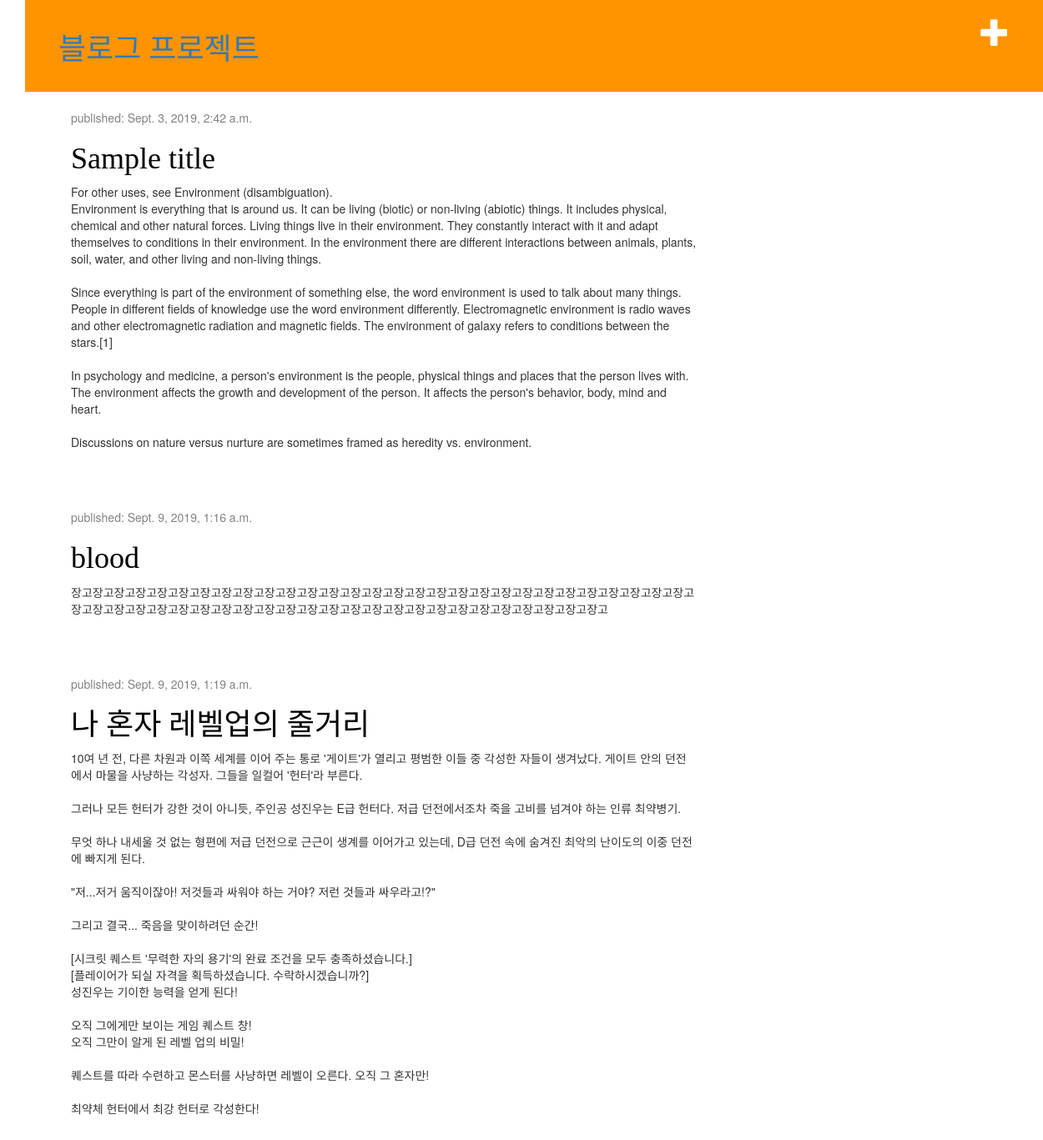
The page / on the database its author committed.
### blog/models.py (models this page shows, shortened)
class Post(models.Model):
    author = models.ForeignKey('auth.User', on_delete=models.CASCADE)
    title = models.CharField(max_length=200)
    text = models.TextField()
    created_date = models.DateTimeField(
            default=timezone.now)
    published_date = models.DateTimeField(
            blank=True, null=True)

### blog/views.py (the view)
# urls.py: path('', views.post_list, name='post_list'),
def post_list(request):
    posts =Post.objects.filter(
        published_date__lte=timezone.now()).order_by('published_date')
    return render(request, 'blog/post_list.html',{'posts':posts})

### blog/templates/blog/post_list.html
{% extends 'blog/base.html' %}
{% block content %}
	{% for post in posts %}
		<div class="post">
			<div class="date">
				<p>published: {{ post.published_date }}</p>
			</div>
			<h1><a href="{%url 'post_detail' post.pk %}">{{ post.title }}</a></h1>
			<p>{{ post.text|linebreaksbr }}</p>
		</div>
	{% endfor %}
{% endblock %}

### blog/templates/blog/base.html (shortened to what this page needs)
{% load static %}
<html>
    <head>
     	<link rel="stylesheet" href="//maxcdn.bootstrapcdn.com/bootstrap/3.2.0/css/bootstrap.min.css">
		<link rel="stylesheet" href="//maxcdn.bootstrapcdn.com/bootstrap/3.2.0/css/bootstrap-theme.min.css">
		<link rel="stylesheet" href="{% static 'css/blog.css' %}">
    </head>
    <body>
		<div class="page-header">
		  	 <a href="{% url 'post_new' %}" class="top-menu"><span class="glyphicon glyphicon-plus"></span></a>
		    <h1><a href="/">블로그 프로젝트</a></h1>
		</div>
		<div class="content container">
			<div class="row">
				<div class="col-md-8">
			    	{% block content %}
			    	{% endblock %}
				</div>
			</div>
		</div>
    </body>
</html>

### blog/static/css/blog.css (style rules this page uses)
body { padding-left: 30px; }
.page-header { background-color: #ff9400; margin-top: 0; padding: 20px 20px 20px 40px }
.content { margin-left: 40px; }
h1, h2, h3, h4 { font-family: 'Sunclower', cursive; }
.date { color: #828282; }
.top-menu, .top-menu:hover, .top-menu:visited { color: #ffffff; float: right; font-size: 26pt; margin-right: 20px; }
.post { margin-bottom: 70px; }
.post h1 a, .post h1 a:visited { color: #000000; }

### rows shown on the page
Post: published_date "Sept. 3, 2019, 2:42 a.m.", title "Sample title", text "For other uses, see Environment (disambiguation). Environment is everything that is around us. It can be living (biotic) or non-living (abiotic) things. It includes physical, chemical and other natural forces. Living things live in their environment. They constantly interact with it and adapt themselves to conditions in their environment. In the environment there are different interactions between animals, plants, soil, water, and other living and non-living things. Since everything is part of the environment of something else, the word environment is used to talk about many things. People in different fields of knowledge use the word environment differently. Electromagnetic environment is…"
Post: published_date "Sept. 9, 2019, 1:16 a.m.", title "blood", text "장고장고장고장고장고장고장고장고장고장고장고장고장고장고장고장고장고장고장고장고장고장고장고장고장고장고장고장고장고장고장고장고장고장고장고장고장고장고장고장고장고장고장고장고장고장고장고장고장고장고장고장고장고장고"
Post: published_date "Sept. 9, 2019, 1:19 a.m.", title "나 혼자 레벨업의 줄거리", text "10여 년 전, 다른 차원과 이쪽 세계를 이어 주는 통로 '게이트'가 열리고 평범한 이들 중 각성한 자들이 생겨났다. 게이트 안의 던전에서 마물을 사냥하는 각성자. 그들을 일컬어 '헌터'라 부른다. 그러나 모든 헌터가 강한 것이 아니듯, 주인공 성진우는 E급 헌터다. 저급 던전에서조차 죽을 고비를 넘겨야 하는 인류 최약병기. 무엇 하나 내세울 것 없는 형편에 저급 던전으로 근근이 생계를 이어가고 있는데, D급 던전 속에 숨겨진 최악의 난이도의 이중 던전에 빠지게 된다. \"저...저거 움직이잖아! 저것들과 싸워야 하는 거야? 저런 것들과 싸우라고!?\" 그리고 결국... 죽음을 맞이하려던 순간! [시크릿 퀘스트 '무력한 자의 용기'의 완료 조건을 모두 충족하셨습니다.] [플레이어가 되실 자격을 획득하셨습니다. 수락하시겠습니까?] 성진우는 기이한 능력을 얻게 된다! 오직 그에게만 보이는 게임 퀘스트 창! 오직 그만이 알게 된 레벨 업의 비밀! 퀘스트를 따라 수련하고 몬스터를 사냥하면 레벨이 오른다. 오직 그 혼자만! 최약체 헌터에서 최강 헌터로 각성한다!"
